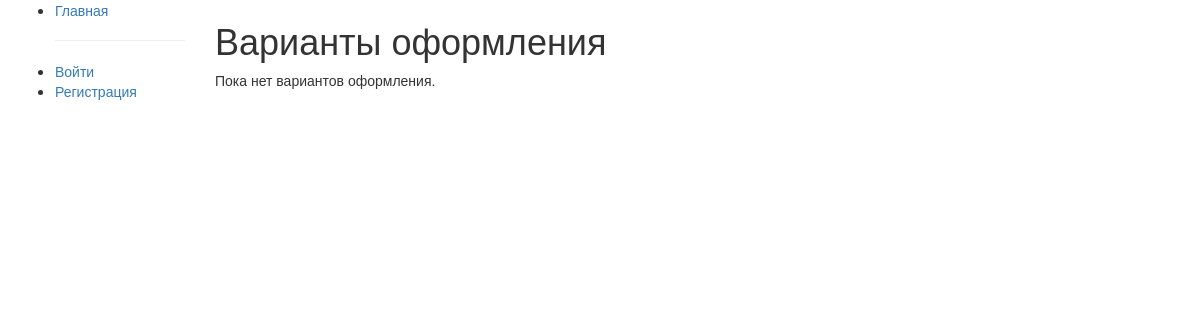
The app's page /proposals/, older data.
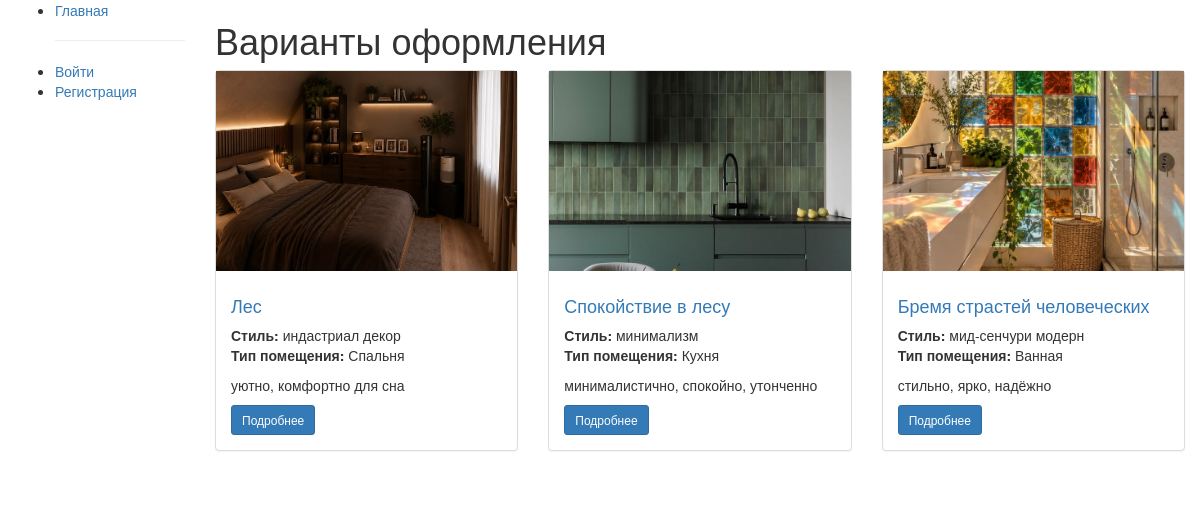
The same page, newer data.
### studio/models.py (models this page shows, shortened)
class DesignProposal(models.Model):
    title = models.CharField(max_length=200, verbose_name="Название")
    description = models.TextField(verbose_name="Описание")
    style = models.ForeignKey(
        DesignStyle,
        on_delete=models.SET_NULL,
        null=True,
        verbose_name="Стиль"
    )
    materials = models.ManyToManyField(
        Material,
        blank=True,
        verbose_name="Материалы"
    )
    preview_image = models.ImageField(
        upload_to='proposals/',
        blank=True,
        verbose_name="Изображение"
    )
    room_type = models.CharField(
        max_length=20,
        choices=[
            ('bedroom', 'Спальня'),
            ('bathroom', 'Ванная'),
            ('kitchen', 'Кухня'),
            ('living_room', 'Гостиная'),
            ('office', 'Офис'),
            ('other', 'Другое'),
        ],
        default='other',
        verbose_name="Тип помещения"
    )
    created_at = models.DateTimeField(auto_now_add=True, verbose_name="Дата создания")
    class Meta:
        ordering = ['-created_at']
        verbose_name = "Вариант оформления"
        verbose_name_plural = "Варианты оформления"
    def get_absolute_url(self):
        return reverse('proposal-detail', args=[str(self.id)])
    def get_room_type_display(self):
        room_type_dict = dict(self._meta.get_field('room_type').choices)
        return room_type_dict.get(self.room_type, self.room_type)

class DesignStyle(models.Model):
    name = models.CharField(max_length=100, verbose_name="Название стиля")
    description = models.TextField(blank=True, verbose_name="Описание")
    class Meta:
        verbose_name = "Стиль оформления"
        verbose_name_plural = "Стили оформления"
    def __str__(self):
        return self.name

### studio/views.py (the view)
# urls.py: path('proposals/', views.ProposalListView.as_view(), name='proposals'),
class ProposalListView(generic.ListView):
    model = DesignProposal
    template_name = 'studio/proposal_list.html'
    context_object_name = 'proposal_list'
    paginate_by = 3

### studio/templates/studio/proposal_list.html (shortened to what this page needs)
{% extends "base_generic.html" %}
{% block content %}
<h1>Варианты оформления</h1>
{% if proposal_list %}
<div class="row">
    {% for proposal in proposal_list %}
    <div class="col-md-4" style="margin-bottom: 20px;">
        <div class="panel panel-default">
            {% if proposal.preview_image %}
                <a href="{{ proposal.get_absolute_url }}">
                    <img src="{{ proposal.preview_image.url }}"
                         alt="{{ proposal.title }}"
                         style="width: 100%; height: 200px; object-fit: cover;">
                </a>
            {% else %}
                <div style="width: 100%; height: 200px; background-color: #f5f5f5;
                            display: flex; align-items: center; justify-content: center;
                            color: #999;">
                    Нет изображения
                </div>
            {% endif %}
            <div class="panel-body">
                <h4><a href="{{ proposal.get_absolute_url }}">{{ proposal.title }}</a></h4>
                <p>
                    <strong>Стиль:</strong> {{ proposal.style }}<br>
                    <strong>Тип помещения:</strong> {{ proposal.get_room_type_display }}
                </p>
                {% if proposal.description %}
                    <p>{{ proposal.description|truncatewords:20 }}</p>
                {% endif %}
                <a href="{{ proposal.get_absolute_url }}" class="btn btn-primary btn-sm">
                    Подробнее
                </a>
            </div>
        </div>
    </div>
    {% endfor %}
</div>
{% else %}
<p>Пока нет вариантов оформления.</p>
{% endif %}
{% endblock %}

### studio/templates/base_generic.html (shortened to what this page needs)
<!DOCTYPE html>
<html lang="ru">
<head>
    <link rel="stylesheet" href="https://maxcdn.bootstrapcdn.com/bootstrap/3.3.7/css/bootstrap.min.css">
    {% load static %}
    <link rel="stylesheet" href="{% static 'css/styles.css' %}">
</head>
<body>
    <div class="container-fluid">
        <div class="row">
            <div class="col-sm-2">
                <ul class="sidebar-nav">
                    <li><a href="{% url 'index' %}">Главная</a></li>
                    {% if user.is_authenticated %}
                        <li><a href="{% url 'rooms' %}">Мои помещения</a></li>
                        <li><a href="{% url 'room-create' %}">Добавить помещение</a></li>
                        <li><a href="{% url 'my-requests' %}">Мои заявки</a></li>
                        <li><a href="{% url 'request-create' %}">Создать заявку</a></li>
                        <li><a href="{% url 'proposals' %}">Варианты оформления</a></li>
                        <li><a href="{% url 'designers' %}">Дизайнеры</a></li>
                        <li><a href="{% url 'materials' %}">Материалы</a></li>
                        {% if perms.studio.can_make_proposal %}
                            <hr>
                            <li><strong>Персонал</strong></li>
                            <li><a href="{% url 'all-requests' %}">Все заявки</a></li>
                            <li><a href="{% url 'all-rooms' %}">Все помещения</a></li>
                            <li><a href="{% url 'material-create' %}">Добавить материал</a></li>
                            <li><a href="{% url 'designer-create' %}">Добавить дизайнера</a></li>
                        {% endif %}
                        <hr>
                        <li>Пользователь: <strong>{{ user.username }}</strong></li>
                        <li>
                            <form method="post" action="{% url 'logout' %}" style="display:inline;">
                                {% csrf_token %}
                                <input type="hidden" name="next" value="{{ request.path }}">
                                <button type="submit" class="btn btn-link" style="padding: 0; text-decoration: underline;">Выйти</button>
                            </form>
                        </li>
                    {% else %}
                        <hr>
                        <li><a href="{% url 'login' %}">Войти</a></li>
                        <li><a href="{% url 'register' %}">Регистрация</a></li>
                    {% endif %}
                </ul>
            </div>
            <div class="col-sm-10">
                {% block content %}{% endblock %}
            </div>
        </div>
    </div>
</body>
</html>

Row changes from the older to the newer data that the page shows:
added DesignProposal: preview_image (picture), title "Лес", style "индастриал декор", room_type "Спальня", description "уютно, комфортно для сна"
added DesignProposal: preview_image (picture), title "Спокойствие в лесу", style "минимализм", room_type "Кухня", description "минималистично, спокойно, утонченно"
added DesignProposal: preview_image (picture), title "Бремя страстей человеческих", style "мид-сенчури модерн", room_type "Ванная", description "стильно, ярко, надёжно"
Text that changed along with them:
text no longer shown: "Пока нет вариантов оформления."
